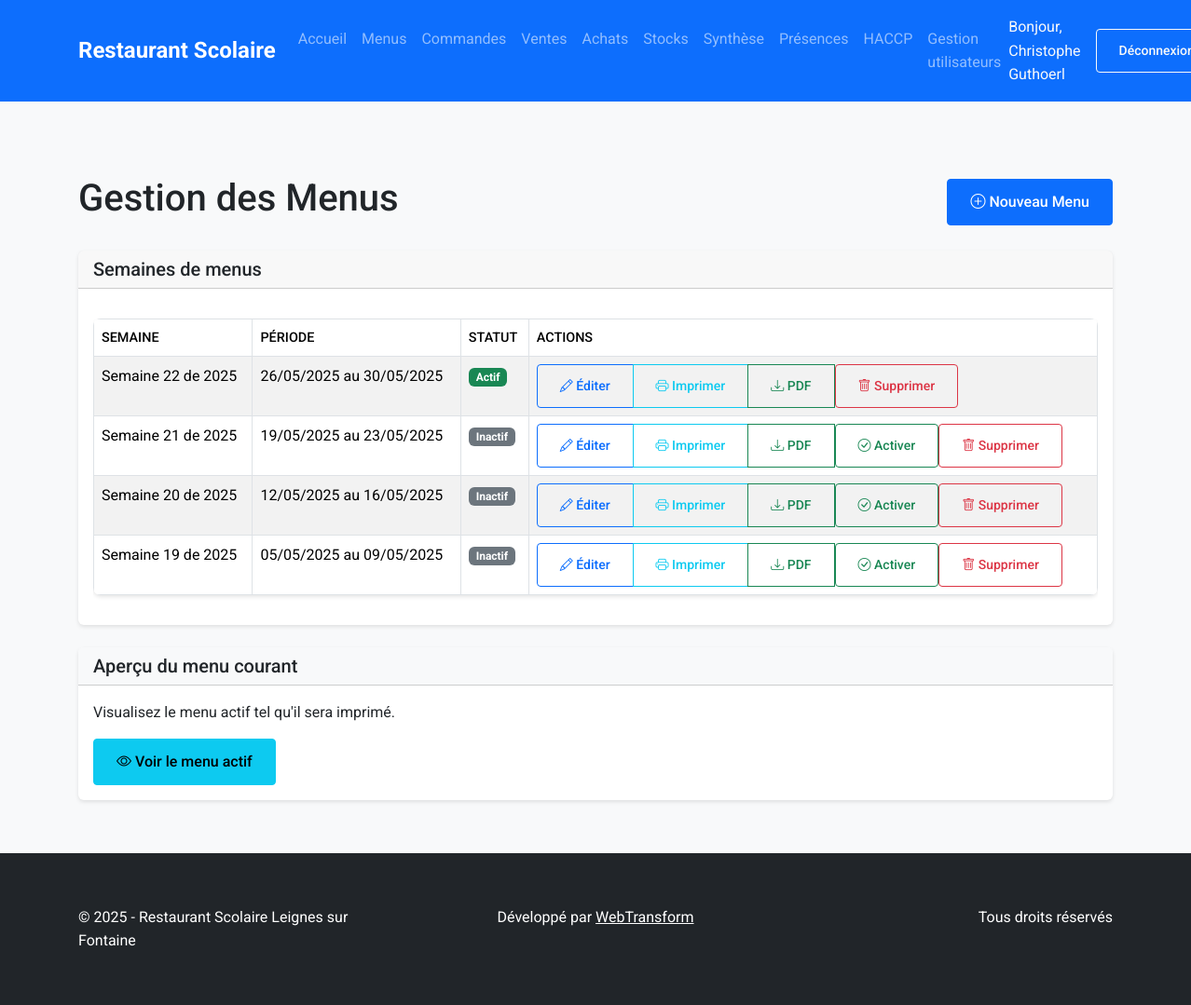
Page /templates/menus/ (signed in) on the committed database.
### tables this page shows
CREATE TABLE `menus_semaines` (
  `id` int(11) NOT NULL,
  `numero_semaine` int(11) NOT NULL,
  `annee` int(11) NOT NULL,
  `date_debut` date NOT NULL,
  `date_fin` date NOT NULL,
  `active` tinyint(1) DEFAULT '0',
  `created_at` timestamp NOT NULL DEFAULT CURRENT_TIMESTAMP
);

### src/Models/menu.php (called while the page is built, shortened)
<?php
class Menu
{
    private $db;
    public function __construct()
    {
        $config = require __DIR__ . '/../../config/database.php';
        try {
            $this->db = new PDO(
                "mysql:host={$config['host']};dbname={$config['dbname']};charset=utf8;port={$config['port']}",
                $config['user'],
                $config['password']
            );
            $this->db->setAttribute(PDO::ATTR_ERRMODE, PDO::ERRMODE_EXCEPTION);
            $this->db->setAttribute(PDO::ATTR_DEFAULT_FETCH_MODE, PDO::FETCH_ASSOC);
        } catch (PDOException $e) {
            die("Erreur de connexion à la base de données : " . $e->getMessage());
        }
    }
    public function getSemaines()
    {
        $query = "SELECT * FROM menus_semaines ORDER BY annee DESC, numero_semaine DESC";
        $stmt = $this->db->prepare($query);
        $stmt->execute();
        return $stmt->fetchAll();
    }
    public function getSemaineActive()
    {
        $query = "SELECT * FROM menus_semaines WHERE active = 1 ORDER BY annee DESC, numero_semaine DESC LIMIT 1";
        $stmt = $this->db->prepare($query);
        $stmt->execute();
        $semaine = $stmt->fetch();
        return $semaine;
    }
}

### templates/menus/index.php (the view, shortened to what this page needs)
<?php
require_once __DIR__ . '/../../includes/header.php';
require_once __DIR__ . '/../../src/Models/menu.php';
$menuModel = new Menu();
$semaines = $menuModel->getSemaines();
$semaineActive = $menuModel->getSemaineActive();
?>
<div class="container mt-4">
    <div class="d-flex justify-content-between align-items-center mb-4">
        <h1>Gestion des Menus</h1>
        <a href="editer.php" class="btn btn-primary">
            <i class="bi bi-plus-circle"></i> Nouveau Menu
        </a>
    </div>
    <div class="card mb-4">
        <div class="card-header">
            <h2 class="card-title h5 mb-0">Semaines de menus</h2>
        </div>
        <div class="card-body">
            <?php if (empty($semaines)): ?>
            <p class="text-center text-muted">Aucun menu n'a encore été créé.</p>
            <?php else: ?>
            <div class="table-responsive">
                <table class="table table-striped">
                    <thead>
                        <tr>
                            <th>Semaine</th>
                            <th>Période</th>
                            <th>Statut</th>
                            <th>Actions</th>
                        </tr>
                    </thead>
                    <tbody>
                        <?php foreach ($semaines as $semaine): ?>
                        <tr>
                            <td>Semaine
                                <?= htmlspecialchars($semaine['numero_semaine']) ?>
                                de
                                <?= htmlspecialchars($semaine['annee']) ?>
                            </td>
                            <td>
                                <?= date('d/m/Y', strtotime($semaine['date_debut'])) ?>
                                au
                                <?= date('d/m/Y', strtotime($semaine['date_fin'])) ?>
                            </td>
                            <td>
                                <?php if ($semaine['active']): ?>
                                <span class="badge bg-success">Actif</span>
                                <?php else: ?>
                                <span class="badge bg-secondary">Inactif</span>
                                <?php endif; ?>
                            </td>
                            <td>
                                <div class="btn-group">
                                    <a href="editer.php?id=<?= $semaine['id'] ?>"
                                        class="btn btn-sm btn-outline-primary">
                                        <i class="bi bi-pencil"></i> Éditer
                                    </a>
                                    <button type="button" class="btn btn-sm btn-outline-info"
                                        onclick="imprimerMenu(<?= $semaine['id'] ?>)">
                                        <i class="bi bi-printer"></i> Imprimer
                                    </button>
                                    <button type="button" class="btn btn-sm btn-outline-success"
                                        onclick="telechargerMenu(<?= $semaine['id'] ?>)">
                                        <i class="bi bi-download"></i> PDF
                                    </button>
                                    <?php if (!$semaine['active']): ?>
                                    <form method="post" class="d-inline">
                                        <button type="submit" class="btn btn-sm btn-outline-success">
                                            <i class="bi bi-check-circle"></i> Activer
                                        </button>
                                    </form>
                                    <?php endif; ?>
                                    <form method="post" class="d-inline"
                                        onsubmit="return confirm('Êtes-vous sûr de vouloir supprimer cette semaine de menu ?')">
                                        <button type="submit" class="btn btn-sm btn-outline-danger">
                                            <i class="bi bi-trash"></i> Supprimer
                                        </button>
                                    </form>
                                </div>
                            </td>
                        </tr>
                        <?php endforeach; ?>
                    </tbody>
                </table>
            </div>
            <?php endif; ?>
        </div>
    </div>
    <div class="card">
        <div class="card-header bg-light">
            <h3 class="card-title h5 mb-0">Aperçu du menu courant</h3>
        </div>
        <div class="card-body">
            <p>Visualisez le menu actif tel qu'il sera imprimé.</p>
            <?php if ($semaineActive): ?>
            <button class="btn btn-info"
                onclick="imprimerMenu(<?= $semaineActive['id'] ?>)">
                <i class="bi bi-eye"></i> Voir le menu actif
            </button>
            <?php else: ?>
            <p class="text-muted">Aucun menu actif actuellement.</p>
            <?php endif; ?>
        </div>
    </div>
</div>
<?php require_once __DIR__ . '/../../includes/footer.php'; ?>

### public/css/style.css (style rules this page uses)
:root { --primary-color: #0d6efd; --secondary-color: #6c757d; --success-color: #198754; --background-color: #f8f9fa; --text-color: #212529; }
* { margin: 0; padding: 0; box-sizing: border-box; }
html, body { height: 100%; }
body { font-family: 'Roboto', Arial, sans-serif; line-height: 1.6; color: var(--text-color); background-color: var(--background-color); min-height: 100vh; display: flex; flex-direction: column; }
main>.container { padding-top: 2rem; padding-bottom: 2rem; }
.card { transition: transform 0.3s ease, box-shadow 0.3s ease; border: none; box-shadow: 0 2px 4px rgba(0, 0, 0, 0.1); }
.btn { padding: 0.75rem 1.5rem; border-radius: 4px; font-weight: 500; transition: all 0.2s ease; }
table { width: 100%; border-collapse: collapse; margin-top: 1rem; background: white; box-shadow: 0 2px 4px rgba(0, 0, 0, 0.1); border-radius: 8px; overflow: hidden; }
th { background-color: var(--primary-color); color: white; font-weight: 500; text-transform: uppercase; font-size: 0.9rem; }
th, td { padding: 1rem; border: 1px solid #dee2e6; }
tr:nth-child(even) { background-color: rgba(0, 0, 0, 0.02); }
.container { width: 100%; padding-right: 15px; padding-left: 15px; margin-right: auto; margin-left: auto; }

### rows in the picture
menus_semaines: numero_semaine "22", annee "2025", date_debut "26/05/2025", date_fin "30/05/2025", active "Actif"
menus_semaines: numero_semaine "21", annee "2025", date_debut "19/05/2025", date_fin "23/05/2025", active "Inactif"
menus_semaines: numero_semaine "20", annee "2025", date_debut "12/05/2025", date_fin "16/05/2025", active "Inactif"
menus_semaines: numero_semaine "19", annee "2025", date_debut "05/05/2025", date_fin "09/05/2025", active "Inactif"

### other values in the picture
$_SESSION['nom_complet'] "Christophe Guthoerl"
